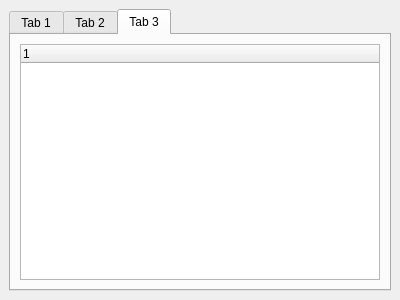
<?xml version="1.0" encoding="UTF-8"?>
<ui version="4.0">
 <class>OutputWindow</class>
 <widget class="QDockWidget" name="OutputWindow">
  <property name="geometry">
   <rect>
    <x>0</x>
    <y>0</y>
    <width>400</width>
    <height>300</height>
   </rect>
  </property>
  <property name="windowTitle">
   <string>DockWidget</string>
  </property>
  <widget class="QWidget" name="dockWidgetContents">
   <layout class="QGridLayout" name="gridLayout">
    <item row="0" column="0">
     <widget class="QTabWidget" name="tabWidget">
      <property name="currentIndex">
       <number>2</number>
      </property>
      <widget class="QWidget" name="tab">
       <attribute name="title">
        <string>Tab 1</string>
       </attribute>
       <layout class="QGridLayout" name="gridLayout_2">
        <item row="0" column="0">
         <widget class="QTreeWidget" name="treeWidget">
          <column>
           <property name="text">
            <string notr="true">1</string>
           </property>
          </column>
         </widget>
        </item>
       </layout>
      </widget>
      <widget class="QWidget" name="tab_2">
       <attribute name="title">
        <string>Tab 2</string>
       </attribute>
       <layout class="QGridLayout" name="gridLayout_3">
        <item row="0" column="0">
         <widget class="QTreeWidget" name="treeDataStruct">
          <column>
           <property name="text">
            <string notr="true">1</string>
           </property>
          </column>
         </widget>
        </item>
       </layout>
      </widget>
      <widget class="QWidget" name="tab_3">
       <attribute name="title">
        <string>Tab 3</string>
       </attribute>
       <layout class="QGridLayout" name="gridLayout_4">
        <item row="0" column="0">
         <widget class="QTreeWidget" name="treeModelDsc">
          <column>
           <property name="text">
            <string notr="true">1</string>
           </property>
          </column>
         </widget>
        </item>
       </layout>
      </widget>
     </widget>
    </item>
   </layout>
  </widget>
 </widget>
 <resources/>
 <connections/>
</ui>
